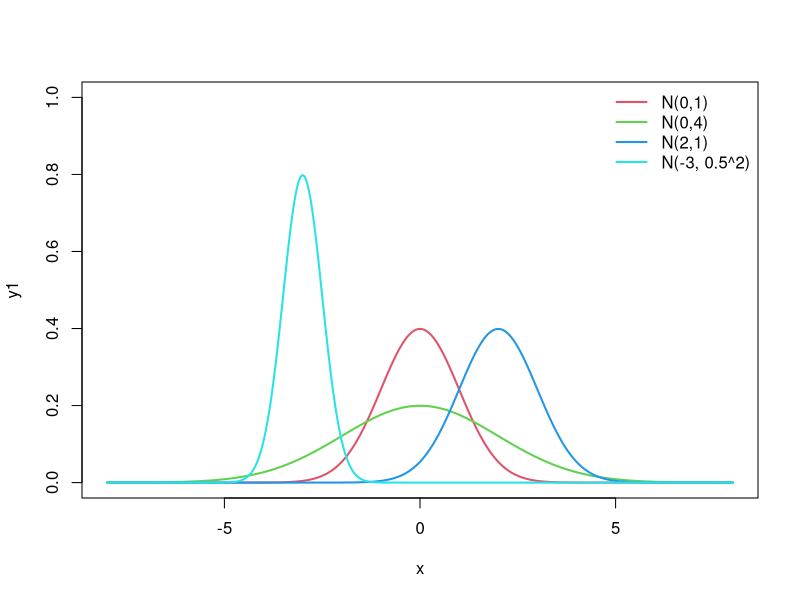
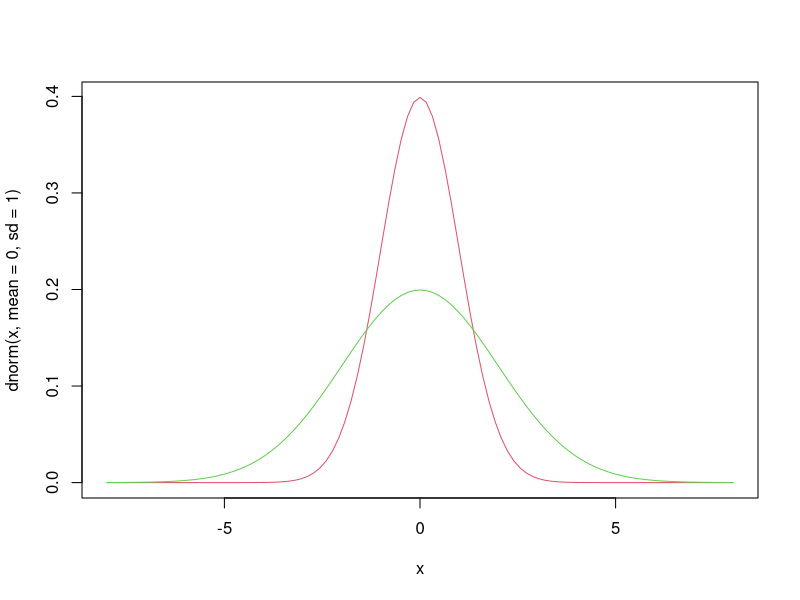
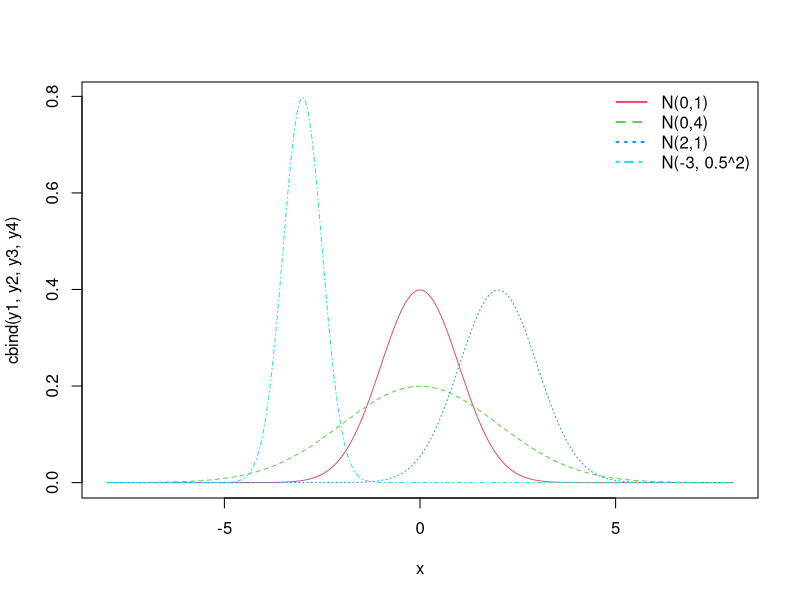
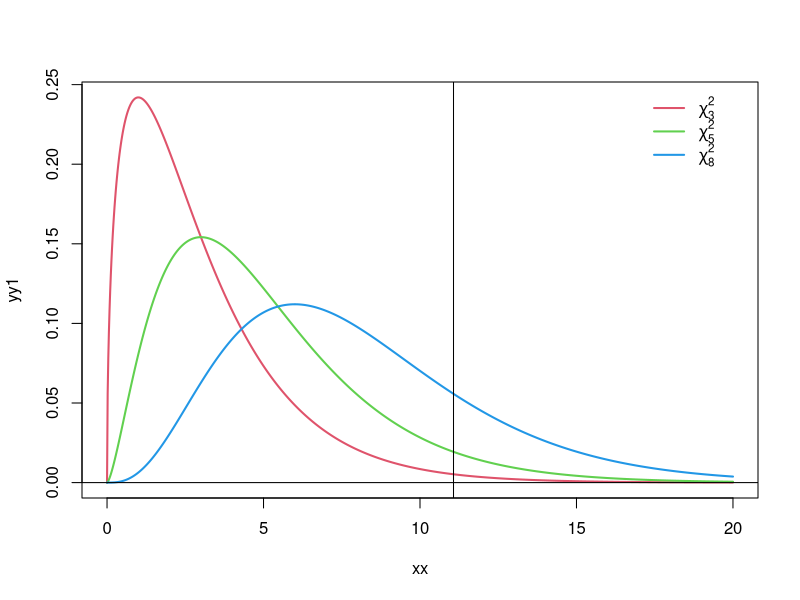

Generate these figures, in order, with R:
#*****************************************
# Distribuciones en R
#*****************************************


# Funciones básicas
# d -> densidad
# p -> distribución
# q -> cuantil
# r -> números aleatorios

# Función cuantil

# Es la inversa (siempre que exista) de la función de distribución.

# A cada probabilidad le asigna el punto (x) cuya probabilidad acumulada (F(x)) es ese valor (esa probabilidad).

# Esto es, si F(x0) = p0, cuantil(p0) = x0.

# Función de distribución -> a cada punto le asigna una probabilidad.
# Función cuantil -> a cada probabilidad le asigna un punto.


#***********************************************
# Actividad 1
#***********************************************

#*********** a) Representación de funciones de densidad

# La normal vive (su probabilidad es significativamente mayor que 0) entre la media +- 3 o 4 desviaciones típicas

# Para abarcar a todas las normales del ejercicio, tomamos [-8,8]

x = seq(-8, 8, len=1000)
y1 = dnorm(x, mean=0, sd=1)     # Nótese que para la normal estándar también valdría dnorm(x)
y2 = dnorm(x, mean=0, sd=2)
y3 = dnorm(x, mean=2, sd=1)
y4 = dnorm(x, mean=-3, sd=0.5)

# type = "l" para unir los puntos con una línea
plot(x, y1, type="l", lwd=2, col=2, ylim=c(0, 1))

# Para no crear un nuevo gráfico, cambiamos plot por una función gráfica de segundo nivel -> lines
lines(x, y2, lwd=2, col=3)
lines(x, y3, lwd=2, col=4)
lines(x, y4, lwd=2, col=5)

# Como la 4ª es bastante picuda, ampliamos los límites en plot con ylim
# Nótese que la 4ª queda bastante rugosa por lo picuda que es. Podemos coger más puntos para suavizar.

legend("topright", legend=c("N(0,1)", "N(0,4)", "N(2,1)", "N(-3, 0.5^2)"),
       col=2:5, lwd=2, bty="n")
# bty = "n" quita la línea negra del cuadro de la leyenda


# Otra opción sería utilizar la función curve para pintar la función directamente
# Curve es de 1º nivel, pero se puede convertir en 2º nivel con add=T

curve(dnorm(x,mean=0, sd=1), xlim=c(-8,8), col=2)   # Aquí x puede ser cualquier cosa
curve(dnorm(x,mean=0, sd=2), xlim=c(-8,8), add=T, col=3)


# La función matplot permite representar las 4 funciones de golpe si agrupamos los datos en una matriz
# ****** Leer sobre matplot y probar
matplot(x, cbind(y1, y2, y3, y4), type="l", col=c(2,3,4,5), lty=1:5)
legend("topright", legend=c("N(0,1)", "N(0,4)", "N(2,1)", "N(-3, 0.5^2)"),
       col=2:5, lwd=2, lty =1:4, bty="n")



#******** b)

# P(Z < 1.52)
pnorm(1.52, mean=0, sd=1)

# P(Z > 2)
1-pnorm(2, mean=0, sd=1)

# P(-1 < Z < 2)
pnorm(2, mean=0, sd=1) - pnorm(-1, mean=0, sd=1)
pnorm(2) - pnorm(-1)


#******** c)

# P(Z <= z0) = 0.87
qnorm(0.87)

# P(Z > z0) = 0.05
qnorm(1-0.05)

# P(|Z| > z0) = 0.01
# Son las dos colas
qnorm(0.995)    
-qnorm(0.005)   # qnorm(0.005) me da -z0






#***********************************************
# Actividad 2
#***********************************************

# Una ji-cuadrado de m grados de libertad se construye sumando m normales estándar **independientes** al cuadrado
# X = Z1^2 + Z2^2 + ... + Zm^2

xx = seq(0, 20, len=1000)
yy1=dchisq(xx, df=3)   # 3 grados de libertad
yy2=dchisq(xx, df=5)
yy3=dchisq(xx, df=8)

plot(xx, yy1, type="l", lwd=2, col=2)
lines(xx, yy2, lwd=2, col=3)
lines(xx, yy3, lwd=2, col=4)


# expression permite escribir algunas expresiones matemáticas sencillas
# [] -> subíndice
# ^ -> superíndice
# También se pueden escribir letras griegas
legend(17, 0.25, legend=c(expression(chi[3]^2), 
                            expression(chi[5]^2), 
                            expression(chi[8]^2)),
       col=2:5, lwd=2, bty="n")



#*********** b)

# P(chi^2_5 < 6)
pchisq(6, df=5)

# P(chi^2_5 > 2)
1-pchisq(2, df=5)

# P(1 < chi^2_5 < 7)
pchisq(7, df=5) - pchisq(1, df=5)



#************ c)

# P(chi^2_5 <= x0) = 0.87
qchisq(0.87, df=5)

# P(chi^2_5 > x0) = 0.05
qchisq(1-0.05, df=5)


abline(v=qchisq(0.95, df=5))    # Recta vertical
abline(h=0)                     # Recta horizontal
